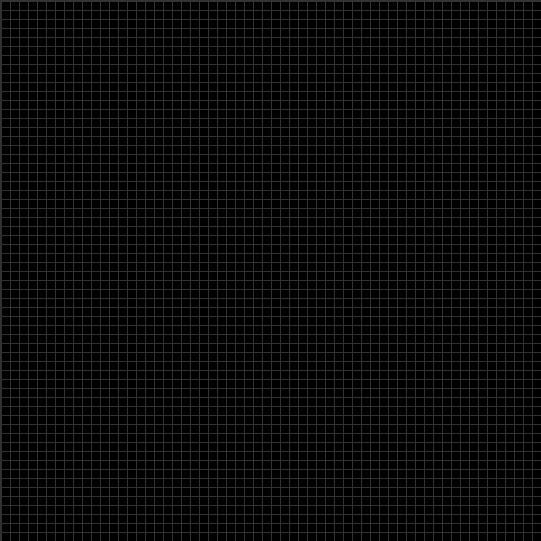
Frame 1 (no input)
Frame 60 (no input): identical to frame 1, image omitted
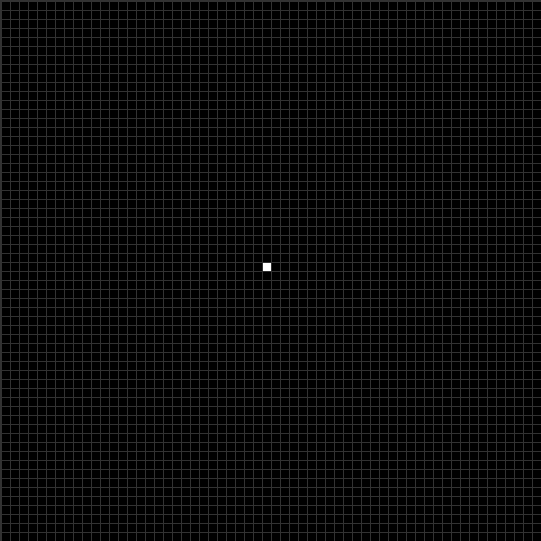
Frame 120 (the mouse pressed at the canvas centre since frame 60)

The p5.js sketch that drew these frames (run headless with seeded random() and noise() and a simulated clock; from frame 60 on, the mouse is pressed at the canvas centre):

// p5.js sketch
// ── sketch.js
var winSize = 60;
var cellSize = 8;
var cells = [];
var nextg = [];
var gen = 0;
var runn = false;

function setup() {
  createCanvas(winSize * cellSize + winSize + 1, winSize * cellSize + winSize + 1);
  frameRate(25);
  for (var a = 0; a < winSize; a++) {
    cells[a] = [];
    for (var b = 0; b < winSize; b++) {
      cells[a][b] = new Cell(a * (cellSize + 1) + 6, b * (cellSize + 1) + 6);
    }
  }
}

function draw() {
  background(50);
  for (var a = 0; a < winSize; a++) {
    for (var b = 0; b < winSize; b++) {
      cells[a][b].show();
    }
  }
  if (runn) {
    run();
  }

}

function Cell(a, b) {
  this.x = a;
  this.y = b;
  this.clr = 0;
  this.ckd = false;
  this.ck = 0;

  this.show = function() {
    rectMode(CENTER);
    noStroke();
    fill(this.clr);
    rect(this.x, this.y, cellSize, cellSize);

    if (this.ckd) {
      this.ck = 1;
    } else this.ck = 0;

  }

  this.chk = function() {
    if (this.ckd) {
      this.ckd = false;
    } else this.ckd = true;

    if (this.ckd) {
      this.clr = 255;
    } else this.clr = 0;
  }
}

function mousePressed() {
  for (var a = 0; a < winSize; a++) {
    for (var b = 0; b < winSize; b++) {
      if (mouseX >= cells[a][b].x - cellSize / 2 && mouseX <= cells[a][b].x - cellSize / 2 + cellSize && mouseY >= cells[a][b].y - cellSize / 2 && mouseY <= cells[a][b].y - cellSize / 2 + cellSize) {
        console.log("clicked " + a + ", " + b + " at " + cells[a][b].x + ", " + cells[a][b].y);
        cells[a][b].chk();
      }
    }
  }
}

function run() {
  gen++;
  for (var a = 1; a < winSize - 1; a++) {
    for (var b = 1; b < winSize - 1; b++) {

      if (cells[a][b].ckd == false) {
        if (clcn(a, b) == 3) {
          nextg.push({
            a: a,
            b: b
          });
        }
      }
      if (cells[a][b].ckd == true) {
        if (clcn(a, b) < 2 || clcn(a, b) > 3) {
          nextg.push({
            a: a,
            b: b
          });
        }
      }

    }
  }
  popl = cells.length;
  for (var a = 0; a < nextg.length; a++) {
    cells[nextg[a].a][nextg[a].b].chk();
  }
  nextg.length = 0;
  //run();
}

function clcn(a, b) {
  var neighbors = 0;
  for (var c = -1; c <= 1; c++) {
    for (var d = -1; d <= 1; d++) {
      neighbors += cells[a + c][b + d].ck;
    }
  }
  neighbors -= cells[a][b].ck;
  return neighbors;
}

function generate() {
  for (var a = 1; a < winSize - 1; a++) {
    for (var b = 1; b < winSize - 1; b++) {
      if (random(0, 1) < 0.2) {
        cells[a][b].chk();
      }
    }
  }
}

function keyPressed() {
  if (key === " ") {
    if (runn) {
      runn = false;
    } else runn = true;
  } else if (key === "G") {generate();
}}
